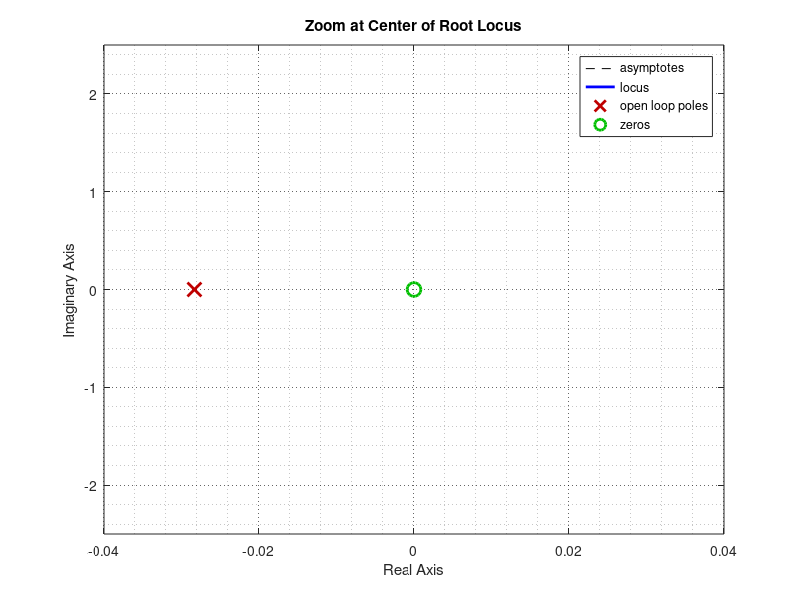

Source code (MATLAB):
clear all
close all
clc

% Cubli model parameters
T_m=0.005;
K=0.5;
J_w=0.601e-3;
J_f=2.8e-3;
B_w=17.03e-6;
B_f=6.08e-3;
m_w=0.222;
m_f=0.354;
g=9.82;
l_w=0.093;
l_f=0.076;

% Transfer function of the system
s=tf('s');
G=(-J_w*s^2)/((J_w*s^2+B_w*s)*((J_f+m_w*l_w^2)*s^2+B_f*s-(m_w*l_w+m_f*l_f)*g+((B_w*J_w*s^3)/(J_w*s^2+B_w*s))));
G_reduced=minreal(G);   % Equal poles and zeros cancelled each other

% Analysis in the s-domain
rlocus(G_reduced);
set(findall(gcf,'Type','line','color','b'), 'LineWidth', 1.4)
set(findall(gcf,'Type','line','color','[0 0.5 0]'), 'LineWidth', 1.4)
set(findall(gcf,'Type','line','color','r'), 'LineWidth', 1.4)

axis([-0.04 0.04 -2.5 2.5]);
set(gca,'XGrid', 'on', 'XMinorGrid', 'on', 'YGrid', 'on', 'YMinorGrid', 'on')
set(gca, 'GridLineStyle',':', 'GridColor', 'k', 'GridAlpha', .6)

title('Zoom at Center of Root Locus')